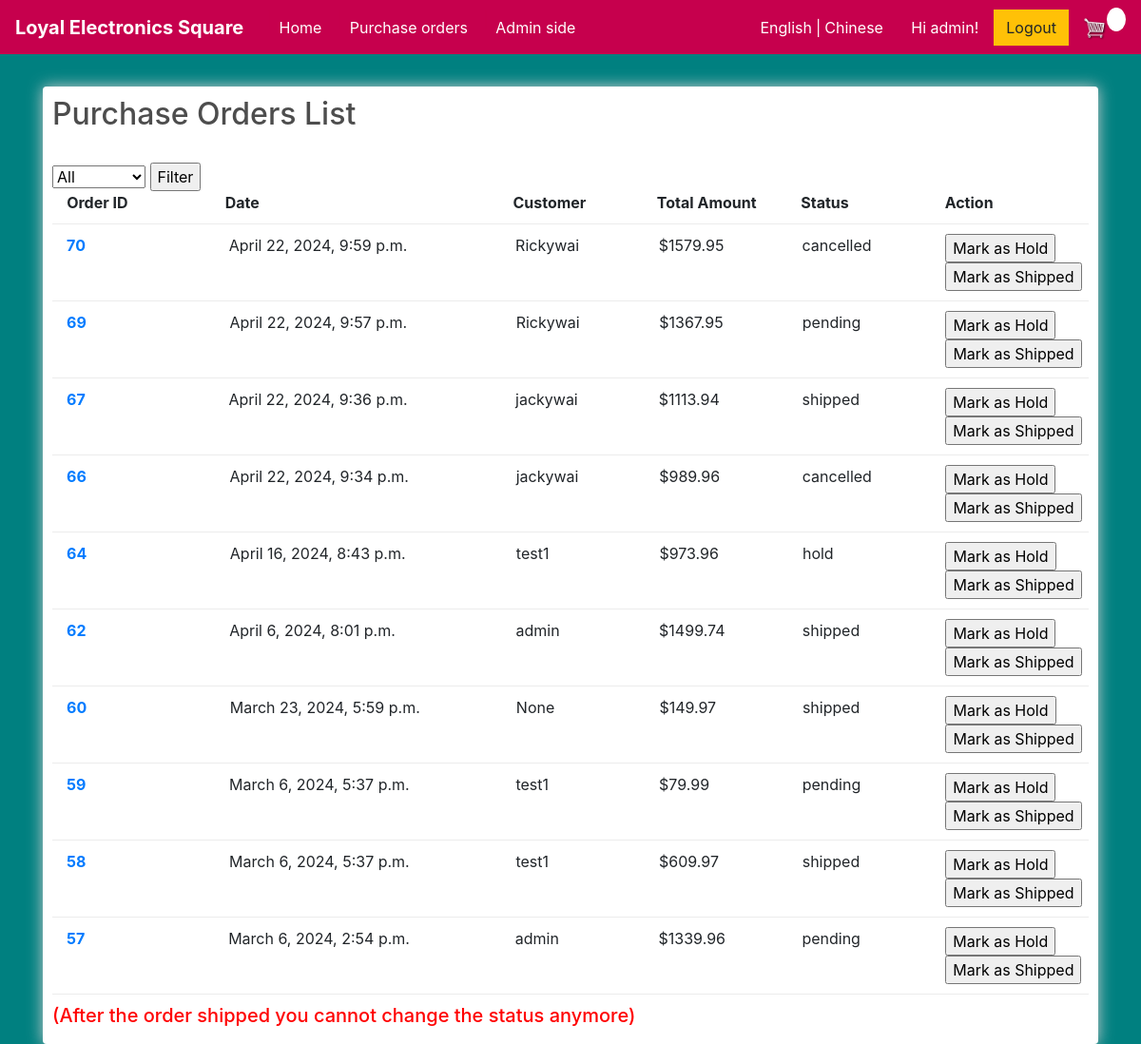
The app's page /order_list/ (signed in), older data.
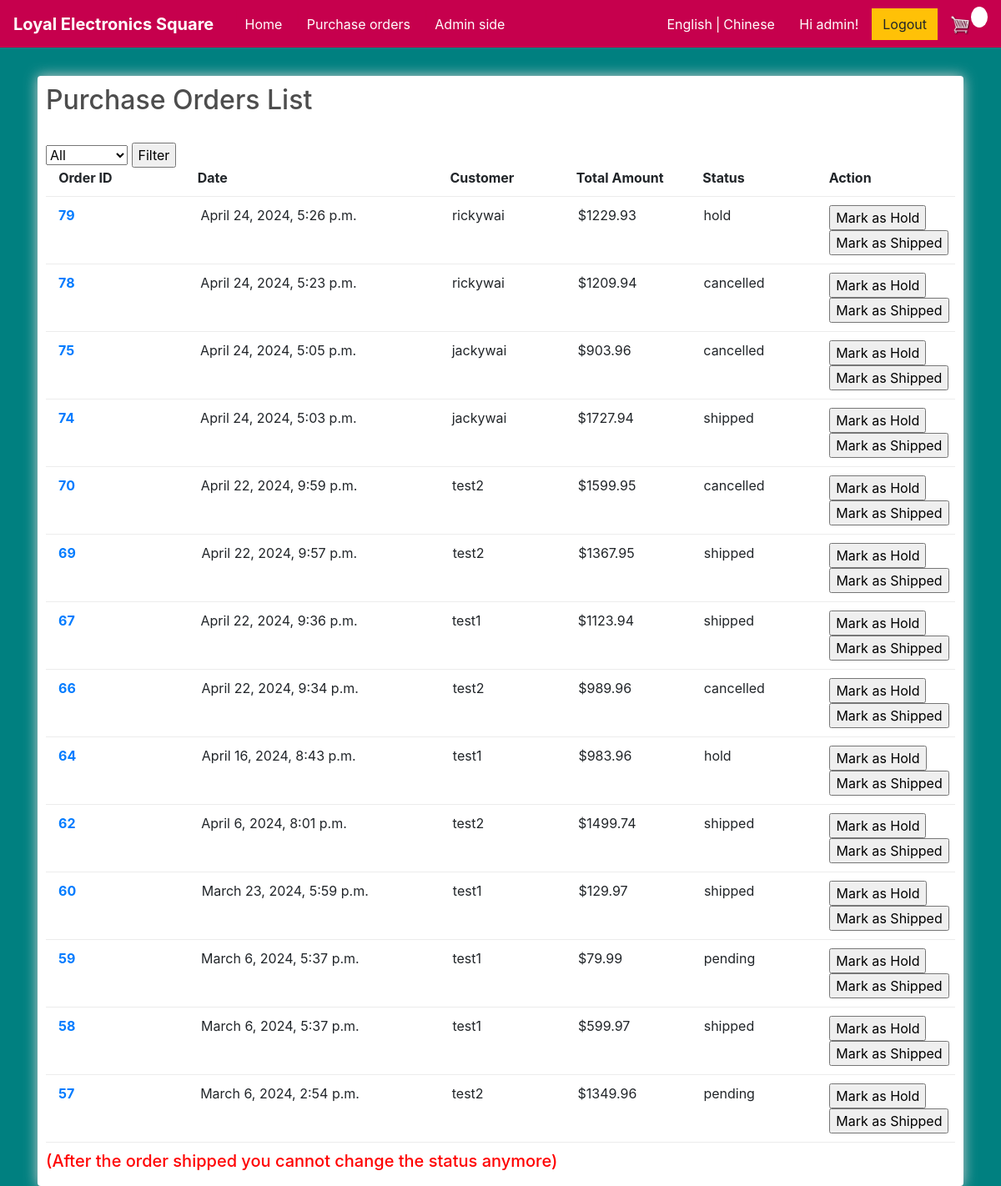
The same page, newer data.
### store/models.py (models this page shows, shortened)
class Order(models.Model):
    STATUS_CHOICES = [
        ('pending', _('Pending')),
        ('shipped', _('Shipped')),
        ('cancelled', _('Cancelled')),
        ('hold', _('Hold')),]
    customer = models.ForeignKey(Customer, on_delete=models.SET_NULL, null=True, blank=True, verbose_name=_('customer'))
    date_ordered = models.DateTimeField(default=timezone.now, verbose_name=_('date_ordered'))
    complete = models.BooleanField(default=False, null=True, blank=False)
    total_amount = models.DecimalField(max_digits=100, decimal_places=2, null=True, verbose_name=_('total_amount'))
    status = models.CharField(max_length=10, choices=STATUS_CHOICES, default='pending', verbose_name=_('status'))
    shipment_date = models.DateTimeField(null=True, blank=True, verbose_name=_('shipment_date'))
    cancel_date = models.DateTimeField(null=True, blank=True, verbose_name=_('cancel_date'))
    @property
    def get_cart_items(self):
        orderitems = self.orderitem_set.all()
        total = sum([item.quantity for item in orderitems])
        return total
    def total_amount(self):
        orderitems = self.orderitem_set.all()
        total = sum([item.get_total for item in orderitems])
        return total

class Customer(models.Model):
    user = models.OneToOneField(User, on_delete=models.CASCADE, related_name = 'customer', null=True, blank=True, verbose_name=_('user'))
    full_name = models.CharField(max_length=200, null=True, verbose_name=_('full_name'))
    email = models.CharField(max_length=200, null=True, verbose_name=_('email'))
    password = models.CharField(max_length=200, null=True, verbose_name=_('password'))
    shipping_address = models.CharField(max_length=200, null=True, verbose_name=_('shipping_address'))
    def __str__(self):
        return str(self.full_name)

class OrderItem(models.Model):
    product = models.ForeignKey(Product, on_delete=models.SET_NULL, null=True, verbose_name=_('product'))
    order = models.ForeignKey(Order, on_delete=models.SET_NULL, null=True, verbose_name=_('order'))
    quantity = models.IntegerField(default=0, null=True, blank=True, verbose_name=_('quantity'))
    date_added = models.DateTimeField(auto_now_add=True, verbose_name=_('date_added'))
    unit_price = models.DecimalField(max_digits=10, decimal_places=2, null=True, verbose_name=_('unit_price'))
    subtotal = models.DecimalField(max_digits=10, decimal_places=2, null=True, verbose_name=_('subtotal'))
    @property
    def get_total(self):
        total = self.product.price * self.quantity
        return total

class Product(models.Model):
    name = models.CharField(max_length=200, null=True, verbose_name=_('name'))
    price = models.DecimalField(max_digits=10, decimal_places=2, verbose_name=_('price'))
    brand = models.CharField(max_length=16, null=True, verbose_name=_('brand'))
    connectivity_technology = models.CharField(max_length=32, null=True, verbose_name=_('connectivity_technology'))
    digital = models.BooleanField(default=False, null=True, blank=False)
    cover_image = models.ImageField(null=True, blank=True, verbose_name=_('cover_image'))
    description = models.TextField(null=True, verbose_name=_('description'))
    is_active = models.BooleanField(default=True, verbose_name=_('is_active'))

### store/views.py (the view)
# urls.py: path('order_list/', views.order_list, name="order_list"),
@login_required
def order_list(request):
     if request.user.is_authenticated:
          customer = request.user.customer
          order, created = Order.objects.get_or_create(customer=customer, complete=False)
          items = order.orderitem_set.all()
          cartItems = order.get_cart_items
     else:
          items = []
          order = {'get_cart_total':0, 'get_cart_items':0, 'shipping':False}
          cartItems = order['get_cart_items']
     status = request.GET.get('status')
     if request.user.is_staff:
          if status:
               orders = Order.objects.filter(complete=True,status=status).order_by('-date_ordered')
          else:
               orders = Order.objects.filter(complete=True).order_by('-date_ordered')
     else:
          if status:
               orders = Order.objects.filter(customer = request.user.customer,  complete=True, status=status).order_by('-date_ordered')
          else:
               orders = Order.objects.filter(customer = request.user.customer,  complete=True).order_by('-date_ordered')
     return render(request, 'store/order_list.html', {'orders': orders})

### store/templates/store/order_list.html (shortened to what this page needs)
{% extends 'store/main.html' %}
{% load static %}
{% load i18n %}
{% block content %}
     <div class="row">
		<div class="col-lg-12">
			<div class="box-element">
				<h2>{% trans 'Purchase Orders List' %}</h2>
				<br>
				<form method="get">
					<select name="status">
						<option value="">{% trans 'All' %}</option>
					</select>
					<input type="submit" value="{% trans 'Filter' %}">
				</form>
				<div class="cart-row">
					<div style="flex:0.1"><strong></strong></div>
					<div style="flex:1.1"><strong>{% trans 'Order ID' %}</strong></div>
					<div style="flex:2"><strong>{% trans 'Date' %}</strong></div>
					<div style="flex:1"><strong>{% trans 'Customer' %}</strong></div>
					<div style="flex:1"><strong>{% trans 'Total Amount' %}</strong></div>
					<div style="flex:1"><strong>{% trans 'Status' %}</strong></div>
					<div style="flex:1"><strong>{% trans 'Action' %}</strong></div>
				</div>
				{% for order in orders %}
				<div class="cart-row">
					<div style="flex:0.1"></div>
					<a href="{% url 'order_detail' order.id %}">
					<div style="flex:2"><strong>{{order.id}}</strong></div></a>
					<div style="flex:1"></div>
					<div style="flex:2">{{order.date_ordered}}</div>
					<div style="flex:1">{{order.customer}}</div>
					<div style="flex:1">${{order.total_amount}}</div>
					<div style="flex:1">{{order.status}}</div>
					<div style="flex:1">
					{% if request.user.is_staff %}
					<form action="{% url 'order_hold' order.id %}" method="post" onsubmit="disableButton()">
						<input type="submit" id="shipButton" value="{% trans 'Mark as Hold' %}">
					</form>
					<form action="{% url 'order_ship' order.id %}" method="post" onsubmit="disableButton()">
						<input type="submit" id="shipButton" value="{% trans 'Mark as Shipped' %}">
					</form>
					{% else %}
						<form action="{% url 'order_cancel' order.id %}" method="post">
							{% csrf_token %}
							<input type="submit" value="{% trans 'Cancel Order' %}">
						</form>
					{% endif %}
					</div>
				</div>
				{% endfor %}
				<h5 style="color: red;">({% trans 'After the order shipped you cannot change the status anymore' %})</h5>
		</div>
	</div>
{% endblock content %}

Row changes from the older to the newer data that the page shows:
added Order: id "79", date_ordered "April 24, 2024, 5:26 p.m.", customer "rickywai", total_amount "1229.93", status "hold"
added Order: id "78", date_ordered "April 24, 2024, 5:23 p.m.", customer "rickywai", total_amount "1209.94", status "cancelled"
added Order: id "75", date_ordered "April 24, 2024, 5:05 p.m.", customer "jackywai", total_amount "903.96", status "cancelled"
added Order: id "74", date_ordered "April 24, 2024, 5:03 p.m.", customer "jackywai", total_amount "1727.94", status "shipped"
changed Order "April 22, 2024, 9:59 p.m.": customer "Rickywai" → "test2"; total_amount "1579.95" → "1599.95"
changed Order "April 22, 2024, 9:57 p.m.": customer "Rickywai" → "test2"; status "pending" → "shipped"
changed Order "April 22, 2024, 9:36 p.m.": customer "jackywai" → "test1"; total_amount "1113.94" → "1123.94"
changed Order "April 22, 2024, 9:34 p.m.": customer "jackywai" → "test2"
changed through a linked row, Order "April 16, 2024, 8:43 p.m.": total_amount "973.96" → "983.96"
changed Order "April 6, 2024, 8:01 p.m.": customer "admin" → "test2"
changed Order "March 23, 2024, 5:59 p.m.": customer "None" → "test1"; total_amount "149.97" → "129.97"
changed through a linked row, Order id 58: total_amount "609.97" → "599.97"
changed Order "March 6, 2024, 2:54 p.m.": customer "admin" → "test2"; total_amount "1339.96" → "1349.96"
